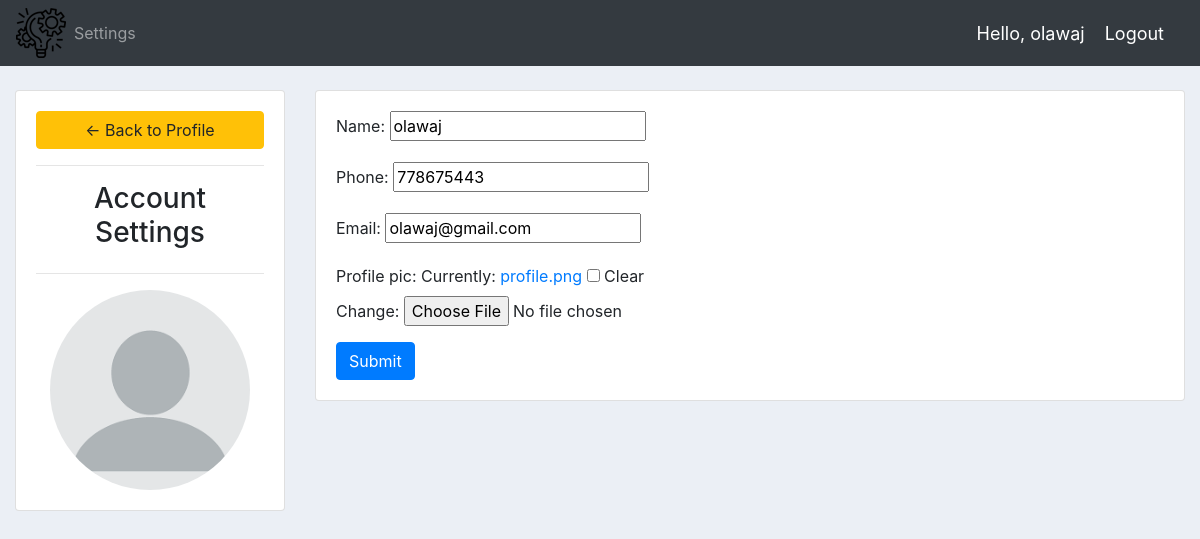
Screenshot of /account/ (signed in) with the database file from the repository.
### accounts/models.py (models this page shows, shortened)
class Customer(models.Model):
    user = models.OneToOneField(
        User, null=True, blank=True, on_delete=models.CASCADE)
    name = models.CharField(max_length=200, null=True)
    phone = models.CharField(max_length=15, null=True)
    email = models.CharField(max_length=200, null=True)
    profile_pic = models.ImageField(default='profile.png', null=True, blank=True)
    date_created = models.DateTimeField(auto_now_add=True, null=True)

### accounts/decorators.py (the view)
		def wrapper_func(request, *args, **kwargs):
			group = None
			if request.user.groups.exists():
				group = request.user.groups.all()[0].name
			if group in allowed_roles:
				return view_func(request, *args, **kwargs)
			else:
				return HttpResponse('You are not authorized to view this page')

### accounts/forms.py
class CustomerForm(ModelForm):
    class Meta:
        model = Customer
        fields = '__all__'
        exclude = ['user']

### accounts/views.py (called while the page is built)
@login_required(login_url='login')
@allowed_users(allowed_roles=['customer'])
def accountSettings(request):
    customer = request.user.customer
    form = CustomerForm(instance=customer)
    if request.method == "POST":
        form = CustomerForm(request.POST, request.FILES, instance=customer)
        if form.is_valid():
            form.save()
    else:
        form = CustomerForm(instance=customer)
    context = {'form': form}
    return render(request, 'accounts/account_settings.html', context)

### accounts/templates/accounts/account_settings.html (shortened to what this page needs)
{% extends 'accounts/main.html' %}
{% load static %}
{% block content %}
<br>
<div class="row">
    <div class="col-md-3">
        <div class="card card-body">
            <a class="btn btn-warning" href="{% url 'home' %}">&#8592; Back to Profile</a>
            <hr>
            <h3 style="text-align: center;">Account Settings</h3>
            <hr>
            <img class="profile-pic" src="{{ request.user.customer.profile_pic.url }}">
        </div>
    </div>
    <div class="col-md-9">
        <div class="card card-body">
            <form method="POST" action="" enctype="multipart/form-data">
                {{ form.as_p }}
                <input class="btn btn-primary" type="submit" name="Update Information">
            </form>
        </div>
    </div>
</div>
{% endblock %}

### accounts/templates/accounts/navbar.html (shortened to what this page needs)
{% load static %}
<nav class="navbar navbar-expand-lg navbar-dark bg-dark">
    <img src="{% static 'images/logo.png' %}">
    <div class="collapse navbar-collapse" id="navbarNav">
      <ul class="navbar-nav">
        {% if request.user.is_staff %}
        <li class="nav-item active">
          <a class="nav-link" href="{% url 'home' %}">Dashboard</a>
        </li>
        <li class="nav-item">
          <a class="nav-link" href="{% url 'products' %}">Products</a>
        </li>
        {% else %}
        <li class="nav-item">
          <a class="nav-link" href="{% url 'account' %}">Settings</a>
        </li>
        {% endif %}
      </ul>
    </div>
    <span class="hello-msg">Hello, {{ request.user }}</span>
    <span><a class="hello-msg" href="{% url 'logout' %}">Logout</a></span>
  </nav>

### static/css/main.css (style rules this page uses)
body { background-color: #ebeff5; }

### accounts/templates/accounts/navbar.html (style rules this page uses)
.hello-msg { font-size: 18px; color: #fff; margin-right: 20px; }

### accounts/templates/accounts/account_settings.html (style rules this page uses)
.profile-pic { max-width: 200px; max-height: 200px; margin: 0 auto; border-radius: 50%; }

### rows the page displays
Customer: name "olawaj", phone "778675443", email "olawaj@gmail.com"

### other values shown
{{ request.user }} "olawaj"
